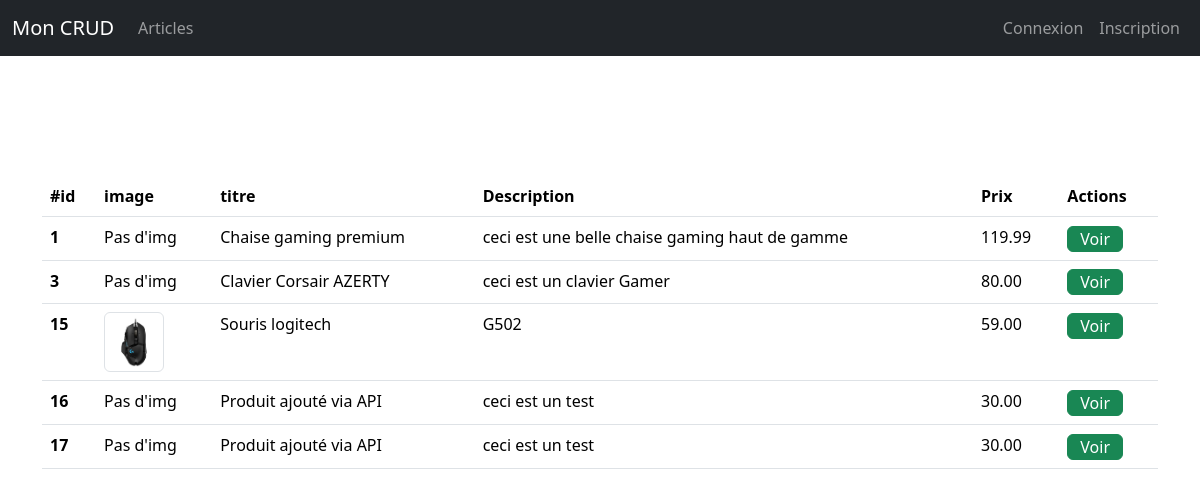
The page / on the database its author committed.
### tables this page shows
CREATE TABLE `articles` (
  `id` int NOT NULL,
  `titre` varchar(100) NOT NULL,
  `description` text,
  `prix` decimal(10,2) NOT NULL,
  `id_categorie` int DEFAULT NULL,
  `date_creation` datetime DEFAULT CURRENT_TIMESTAMP,
  `image` varchar(255) DEFAULT NULL
);

### auth.php (called while the page is built, shortened)
<?php
function estConnecte(){
    return isset($_SESSION['user_id']);
}

### index.php (the view, shortened to what this page needs)
<?php
require_once 'config.php';
$sql = "SELECT * FROM articles";
$res = $pdo->query($sql);
$articles = $res->fetchAll(PDO::FETCH_ASSOC);
?>
<?php
require("header.php");
?>
    <main role="main" class="container py-5">
      <div class="py-5">
        <table class="table table-hover">
  <thead>
    <tr>
      <th scope="col">#id</th>
      <th scope="col">image</th>
      <th scope="col">titre</th>
      <th scope="col">Description</th>
      <th scope="col">Prix</th>
      <th scope="col">Actions</th>
    </tr>
  </thead>
  <tbody>
    <?php
        foreach ($articles as $article) : ?>
            <tr>
            <th scope="row"><?=htmlspecialchars($article['id']);?></th>
            <td>
              <?php if ($article['image']): ?>
                <img src="uploads/<?=htmlspecialchars($article['image']) ?>"
                alt="<?=htmlspecialchars($article['titre']);?>"
                class="img-thumbnail object-fit-cover border rounded"
                style = "width: 60px; height: 60px;">
                <?php else : ?>
                  <span>Pas d'img</span>
                <?php endif; ?>
            </td>
            <td><?=htmlspecialchars($article['titre']);?></td>
            <td><?=htmlspecialchars($article['description']);?></td>
            <td><?=htmlspecialchars($article['prix']);?></td>
            <td>
              <a class="btn btn-success py-0" href="article.php?id=<?=htmlspecialchars($article['id']);?>">Voir</a>
             </td>
    <?php endforeach ?>
    </tr>
  </tbody>
</table>
      </div>
      </main>
  </body>
</html>

### header.php (shortened to what this page needs)
<?php
require_once 'auth.php';
?>
<!doctype html>
<html lang="fr">
  <head>
<link href="https://cdn.jsdelivr.net/npm/bootstrap@5.3.8/dist/css/bootstrap.min.css" rel="stylesheet">
<link href="https://getbootstrap.com/docs/4.0/examples/sticky-footer-navbar/sticky-footer-navbar.css" rel="stylesheet">
  </head>
  <body>
    <header>
      <nav class="navbar navbar-expand-lg navbar-dark bg-dark mb-4">
        <div class="container-fluid">
            <a class="navbar-brand" href="index.php">Mon CRUD</a>
            <div class="collapse navbar-collapse" id="navbarNav">
                <ul class="navbar-nav me-auto">
                    <li class="nav-item"><a class="nav-link" href="index.php">Articles</a></li>
                </ul>
                <ul class="navbar-nav">
                    <?php if (estConnecte()): ?>
                        <?php $user = getUtilisateur(); ?>
                        <li class="nav-item dropdown">
                            <a class="nav-link dropdown-toggle" href="#" id="userDropdown" role="button" data-bs-toggle="dropdown">
                                <?= htmlspecialchars($user['prenom']) ?> <?= htmlspecialchars($user['nom']) ?>
                                <span class="badge bg-<?= $user['role'] === 'vendeur' ? 'success' : 'primary' ?>">
                                    <?= ucfirst($user['role']) ?>
                                </span>
                            </a>
                            <ul class="dropdown-menu dropdown-menu-end">
                                <li><a class="dropdown-item" href="profil.php">Mon profil</a></li>
                                <?php if (estClient()): ?>
                                    <li><a class="dropdown-item" href="favoris.php"><i class="bi bi-heart"></i> Mes favoris</a></li>
                                <?php endif; ?>
                                <li>
                                    <hr class="dropdown-divider">
                                </li>
                                <li><a class="dropdown-item" href="logout.php">Déconnexion</a></li>
                            </ul>
                        </li>
                    <?php else: ?>
                        <li class="nav-item"><a class="nav-link" href="login.php">Connexion</a></li>
                        <li class="nav-item"><a class="nav-link" href="register.php">Inscription</a></li>
                    <?php endif; ?>
                </ul>
            </div>
        </div>
    </nav>
    </header>

### rows shown on the page
articles: id "1", shows "Pas d'img", titre "Chaise gaming premium", description "ceci est une belle chaise gaming haut de gamme", prix "119.99"
articles: id "3", shows "Pas d'img", titre "Clavier Corsair AZERTY", description "ceci est un clavier Gamer", prix "80.00"
articles: id "15", image (picture), titre "Souris logitech", description "G502", prix "59.00"
articles: id "16", shows "Pas d'img", titre "Produit ajouté via API", description "ceci est un test", prix "30.00"
articles: id "17", shows "Pas d'img", titre "Produit ajouté via API", description "ceci est un test", prix "30.00"
